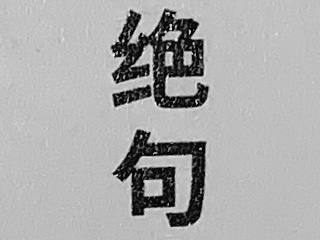
#> input picture Lab1 opencv test/hw5 - refinement and skeleton/codes/image.jpg, 320 x 240 px
$ python main.py
#> lines starting #> are read from the running program, lines starting #| are printed output that depends on the picture; after the words box and inside, x2 and y2 are one past the last pixel; in counts of white or black regions, pixels touching at a corner belong together
import cv2
import numpy as np

# for filter


def erode(img):
    h, w = img.shape
    kernal = np.array(((0, 1, 0), (1, 0, 1), (0, 1, 0)), dtype=int)
    out = img.copy()
    tmp = out.copy()
    for x in range(1, h-1):
        for y in range(1, w-1):
            if np.sum(kernal * tmp[x-1:x+2, y-1:y+2]) < 255*4:
                out[x, y] = 0
    return out


def dilate(img):
    h, w = img.shape
    kernal = np.array(((0, 1, 0), (1, 0, 1), (0, 1, 0)), dtype=int)
    out = img.copy()
    tmp = out.copy()
    for x in range(1, h-1):
        for y in range(1, w-1):
            if np.sum(kernal * tmp[x-1:x+2, y-1:y+2]) >= 255:
                out[x, y] = 255
    return out


def refine(img):
    h, w = img.shape
    out = np.zeros((h, w), dtype=int)
    out[img > 0] = 1      # chage scare to [0,1]
    out = 1-out           # reverse

    while True:
        delet_node1 = []
        delet_node2 = []

        # step 1
        for x in range(1, h-1):
            for y in range(1, w-1):
                if out[x, y] == 1:  # 如果是前景点
                    num_of_one = np.sum(out[x-1:x+2, y-1:y+2])-1  # p1的非零邻点个数
                    if num_of_one >= 2 and num_of_one <= 6:  # 如果p1的非零邻点个数在2到6之间
                        if count(out, x, y) == 1:  # 若从0到1的变化次数为1
                            if out[x-1, y]*out[x+1, y]*out[x, y+1] == 0 and out[x, y-1]*out[x+1, y]*out[x, y+1] == 0:
                                delet_node1.append((x, y))  # 将当前点加入删除点list

        for node in delet_node1:  # 对删除点list进行遍历
            out[node] = 0  # 将删除点设置为0

        # step 2
        for x in range(1, h-1):
            for y in range(1, w-1):
                if out[x, y] == 1:  # 如果是前景点
                    num_of_one = np.sum(out[x-1:x+2, y-1:y+2])-1  # p1的非零邻点个数
                    if num_of_one >= 2 and num_of_one <= 6:  # 如果p1的非零邻点个数在2到6之间
                        if count(out, x, y) == 1:  # 若从0到1的变化次数为1
                            if out[x-1, y]*out[x, y-1]*out[x+1, y] == 0 and out[x-1, y]*out[x, y-1]*out[x, y+1] == 0:
                                delet_node2.append((x, y))  # 将当前点加入删除点list

        for node in delet_node2:  # 对删除点list进行遍历
            out[node] = 0  # 将删除点设置为0

        if len(delet_node1) == 0 and len(delet_node2) == 0:
            break

    out = 1 - out  # 取反
    out = out.astype(np.uint8) * 255  # 转换为0和255

    return out


def count(img, x, y):
    num = 0
    if (img[x-1, y-1] - img[x-1, y]) == 1:  # p2到p3
        num += 1
    if (img[x, y-1] - img[x-1, y-1]) == 1:  # p3到p4
        num += 1
    if (img[x+1, y-1] - img[x, y-1]) == 1:  # p4到p5
        num += 1
    if (img[x+1, y] - img[x+1, y-1]) == 1:  # p5到p6
        num += 1
    if (img[x+1, y+1] - img[x+1, y]) == 1:  # p6到p7
        num += 1
    if (img[x, y+1] - img[x+1, y+1]) == 1:  # p7到p8
        num += 1
    if (img[x-1, y+1] - img[x, y+1]) == 1:  # p8到p9
        num += 1
    if (img[x-1, y] - img[x-1, y+1]) == 1:  # p9到p2
        num += 1
    return num


img = cv2.imread("./image.jpg", 0)
#> img is the input picture: shape (240, 320); min 0, max 244, mean 171.1
blur = cv2.GaussianBlur(img, (5, 5), 0)
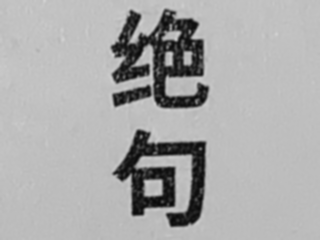
#> blur: shape (240, 320); min 9, max 209, mean 171.1

# otsu part

# find normalized_histogram, and its cumulative distribution function
hist = cv2.calcHist([blur], [0], None, [256], [0, 256])
#> hist = 256 values, max 8593 at index 189, min 0 at index 0, mean 300
hist_norm = hist.ravel()/hist.sum()
#> hist_norm = 256 values, max 0.112 at index 189, min 0 at index 0, mean 0.00391
Q = hist_norm.cumsum()
#> Q = 256 values from 0 to 1
bins = np.arange(256)
fn_min = np.inf
thresh = -1
for i in range(1, 256):
    p1, p2 = np.hsplit(hist_norm, [i])  # probabilities
    q1, q2 = Q[i], Q[255]-Q[i]  # cum sum of classes
    if q1 < 1.e-6 or q2 < 1.e-6:
        continue
    b1, b2 = np.hsplit(bins, [i])  # weights
    # finding means and variances
    m1, m2 = np.sum(p1*b1)/q1, np.sum(p2*b2)/q2
    v1, v2 = np.sum(((b1-m1)**2)*p1)/q1, np.sum(((b2-m2)**2)*p2)/q2
    # calculates the minimization function
    fn = v1*q1 + v2*q2
    if fn < fn_min:
        fn_min = fn
        thresh = i
#> this loop made 255 passes
#> (p1, q1, q2, m1, m2, v1, v2, fn) on passes 9 to 12: ([0, 0, 0, 0, 0, 0, 0, 0, 0], 3.91e-05, 1, 0, 171.1, 0, 2390.7, 2390.6), ([0, 0, 0, 0, 0, 0, 0, 0, 0, 3.91e-05], 9.11e-05, 1, 3.86, 171.1, 11.34, 2389.8, 2389.6), ([0, 0, 0, 0, 0, 0, 0, 0, 0, 3.91e-05, 5.21e-05], 0.000365, 1, 2.39, 171.2, 12.94, 2389.1, 2388.2), ([0, 0, 0, 0, 0, 0, 0, 0, 0, 3.91e-05, 5.21e-05, 0.000273], 0.000768, 0.999, 5.05, 171.2, 15.05, 2383.1, 2381.2)
#> (q1, q2, m1, m2, v1, v2, fn, fn_min) on passes 13 to 18: (0.00178, 0.998, 4.89, 171.4, 18.29, 2375.3, 2371, 2371), (0.00281, 0.997, 7.8, 171.6, 13.42, 2352.2, 2345.6, 2345.6), (0.00452, 0.995, 8.04, 171.9, 15.6, 2330.6, 2320.2, 2320.2), (0.00668, 0.993, 9.27, 172.2, 14.53, 2293.6, 2278.4, 2278.4), (0.00895, 0.991, 10.79, 172.6, 11.78, 2245.8, 2225.8, 2225.8), (0.0116, 0.988, 11.6, 173, 11.7, 2196.7, 2171.2, 2171.2)
# find otsu's threshold value with OpenCV function
ret, otsu = cv2.threshold(blur, 0, 255, cv2.THRESH_BINARY+cv2.THRESH_OTSU)
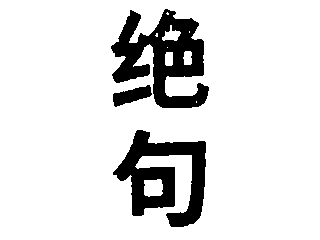
#> otsu: shape (240, 320); 87.5% white; 3 black regions, box (x1, y1, x2, y2) and area: (111, 9, 209, 108) 4881, (113, 130, 206, 227) 4265, (113, 85, 152, 107) 465
print("{} {}".format(thresh, ret))
#| 118 117.0
# convert
result_img = img.copy()
for x in range(0, img.shape[0]):
    for y in range(0, img.shape[1]):
        if result_img[x][y] < thresh:
            result_img[x][y] = 0
        else:
            result_img[x][y] = 255
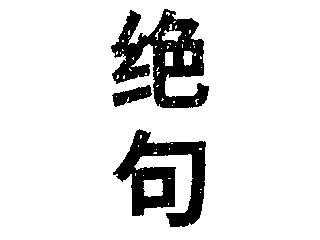
#> result_img: shape (240, 320); 88% white; 3 black regions, box (x1, y1, x2, y2) and area: (111, 9, 209, 108) 4636, (113, 129, 206, 227) 4154, (112, 85, 152, 107) 454
# save image
# cv2.imshow("otsu_result", result_img)
cv2.imwrite("otsu_result.jpg", result_img)

# dilate and erode
dilate_result = dilate(result_img)
#> after the loop in dilate, `for x in range(1, h-1):`: out: shape (240, 320); 90.5% white; 6 black regions (3 under 20 px), largest, box (x1, y1, x2, y2) and area: (112, 10, 208, 107) 3489, (114, 130, 205, 226) 3415, (113, 86, 151, 106) 339
erode_result = erode(dilate_result)
#> after the loop in erode, `for x in range(1, h-1):`: out: shape (240, 320); 88.1% white; 3 black regions, box (x1, y1, x2, y2) and area: (111, 9, 209, 108) 4569, (113, 129, 206, 227) 4130, (112, 85, 152, 107) 451
erode_result = erode(erode_result)
#> after the loop in erode (call 2), `for x in range(1, h-1):`: out: shape (240, 320); 85.9% white; 2 black regions, box (x1, y1, x2, y2) and area: (110, 8, 210, 109) 6060, (112, 128, 207, 228) 4804
erode_result = erode(erode_result)
#> after the loop in erode (call 3), `for x in range(1, h-1):`:
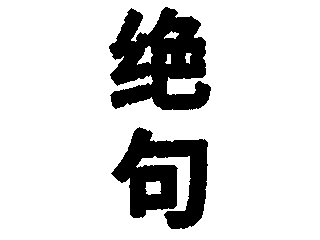
#> out: shape (240, 320); 84% white; 2 black regions, box (x1, y1, x2, y2) and area: (109, 7, 211, 110) 6860, (111, 127, 208, 229) 5434
dilate_result = dilate(erode_result)
#> after the loop in dilate (call 2), `for x in range(1, h-1):`:
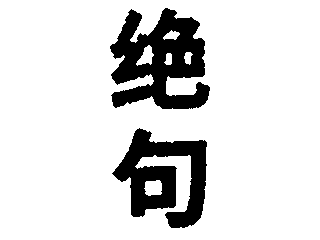
#> out: shape (240, 320); 85.8% white; 2 black regions, box (x1, y1, x2, y2) and area: (110, 8, 210, 109) 6121, (112, 128, 207, 228) 4820
dilate_result = dilate(dilate_result)
#> after the loop in dilate (call 3), `for x in range(1, h-1):`:
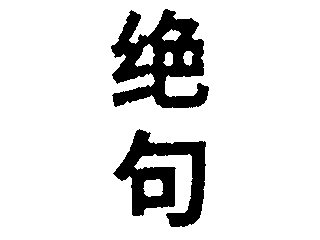
#> out: shape (240, 320); 87.5% white; 2 black regions, box (x1, y1, x2, y2) and area: (111, 9, 209, 108) 5370, (113, 129, 206, 227) 4206

# cv2.imshow("res", dilate_result)
cv2.imwrite("filter_result.jpg", dilate_result)


result = refine(dilate_result)
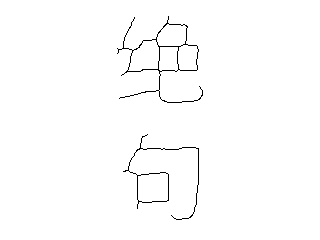
#> result: shape (240, 320); 98.9% white; black in thin lines or dots, all inside (x1, y1, x2, y2) = (117, 16, 203, 220)

cv2.imshow("res", result)
cv2.waitKey(0)
cv2.imwrite("refined_img.jpg", result)
